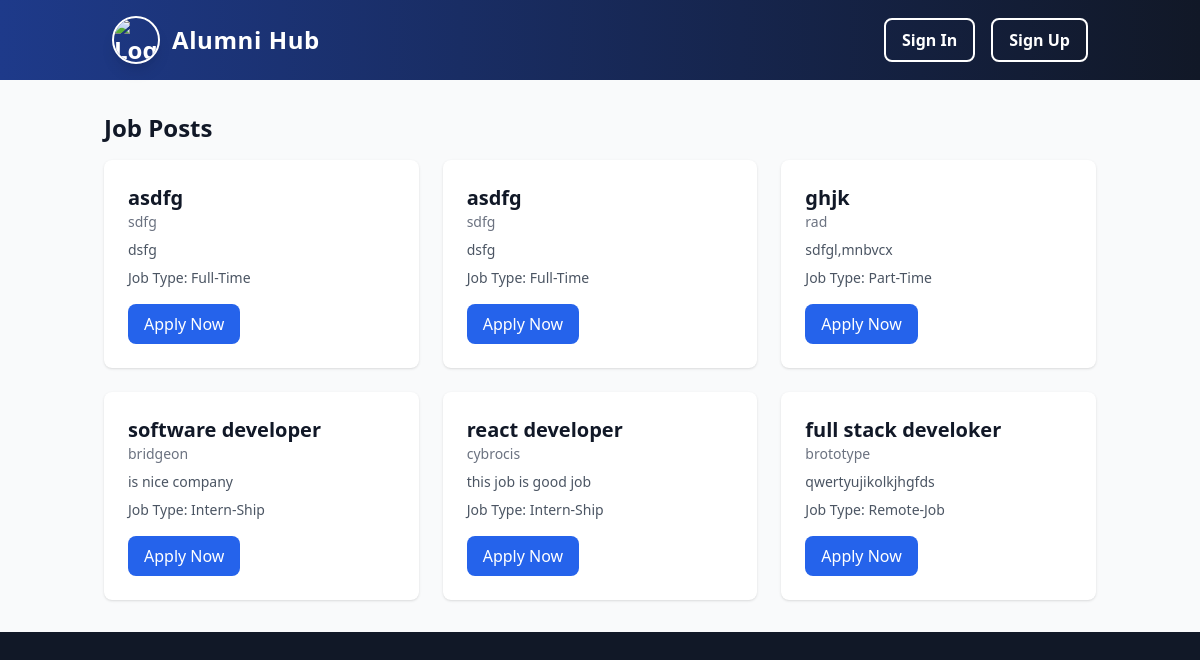
Screenshot of /userjobs/ with the database file from the repository.
### myapp/models.py (models this page shows, shortened)
class JobPost(models.Model):
    job_name = models.CharField(max_length=100,default="Unnamed Job")
    company = models.CharField(max_length=255)
    description = models.TextField(blank=True)  # Changed to TextField
    job_type = models.CharField(
        max_length=100,
        choices=[("FT", "Full-Time"), ("PT", "Part-Time"),("IS", "Intern-Ship"),("RT", "Remote-Job")],
        default=4  # Added default value
    )
    application_link = models.URLField(blank=True, null=True)  # Allowing blank values
    company_website = models.URLField(blank=True, null=True)  # New field for company site link

### myapp/views.py (the view)
# urls.py: path('userjobs/',userjobs_view, name='userjobs'),
def userjobs_view(request):
    jobs = JobPost.objects.all()
    return render(request, 'userjobs.html', {'jobs': jobs})

### templates/userjobs.html
{% extends "home.html" %}
{% block content %}
{% include "navbar.html" %}
<section class="bg-gray-50 dark:bg-gray-900">
    <div class="container mx-auto px-4 py-8">
        <h1 class="text-2xl font-bold text-gray-900 dark:text-white mb-4">Job Posts</h1>
        <div class="grid gap-6 sm:grid-cols-2 lg:grid-cols-3">
            {% for job in jobs %}
            <div class="bg-white rounded-lg shadow dark:bg-gray-800 p-6">
                <h2 class="text-xl font-semibold text-gray-900 dark:text-white">{{ job.job_name }}</h2>
                <p class="text-sm text-gray-500 dark:text-gray-400">{{ job.company }}</p>
                <p class="mt-2 text-sm text-gray-600 dark:text-gray-300">{{ job.description }}</p>
                <p class="mt-2 text-sm text-gray-600 dark:text-gray-300">
                    Job Type: {{ job.get_job_type_display }}
                </p>
                <a href="{{ job.application_link }}" target="_blank" class="mt-4 inline-block bg-blue-600 text-white px-4 py-2 rounded-lg hover:bg-blue-700">
                    Apply Now
                </a>
            </div>
            {% endfor %}
        </div>
    </div>
</section>
{% endblock content %}

### rows the page displays
JobPost: job_name "asdfg", company "sdfg", description "dsfg", job_type "Full-Time"
JobPost: job_name "asdfg", company "sdfg", description "dsfg", job_type "Full-Time"
JobPost: job_name "ghjk", company "rad", description "sdfgl,mnbvcx", job_type "Part-Time"
JobPost: job_name "software developer", company "bridgeon", description "is nice company", job_type "Intern-Ship"
JobPost: job_name "react developer", company "cybrocis", description "this job is good job", job_type "Intern-Ship"
JobPost: job_name "full stack develoker", company "brototype", description "qwertyujikolkjhgfds", job_type "Remote-Job"
